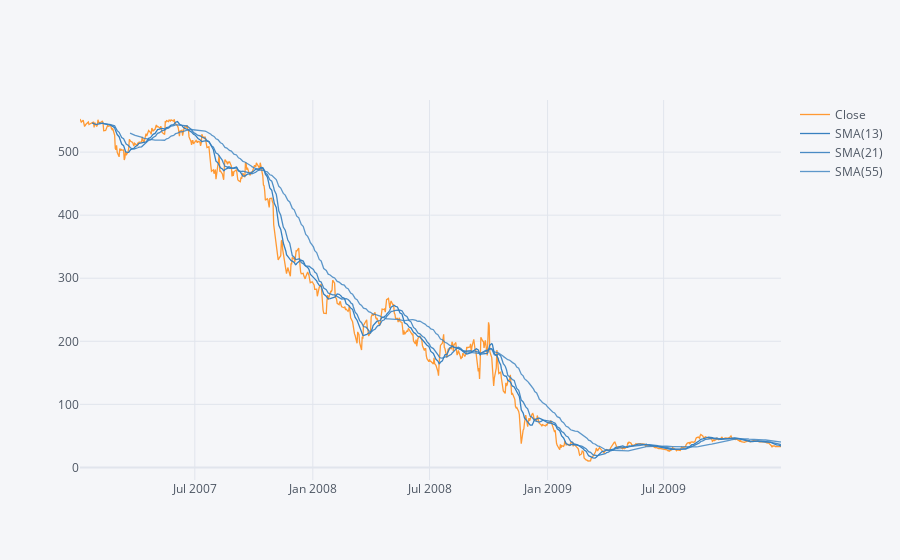

The notebook cell saved with this chart:
### Code cell
# Simple Moving Average of Citi Bank for 2008
C['Close'].loc['2007-01-01':'2010-01-01'].ta_plot(study='sma',
periods=[13,21,55],title='Simple Moving Averages')

### Figure 1 — Plotly figure (JSON) as saved in the notebook; plotly's stock layout.template omitted (floating-point values rounded to 4 significant figures; data arrays with more than 128 entries replaced by an {"elided": "..."} marker saying what was removed)
{"data": [{"line": {"color": "rgba(255, 153, 51, 1.0)", "dash": "solid", "shape": "linear", "width": 1.3}, "mode": "lines", "name": "Close", "text": "", "type": "scatter", "x": {"elided": "756 str values"}, "y": {"elided": "756 float values"}}, {"line": {"color": "rgba(55, 128, 191, 1.0)", "dash": "solid", "shape": "linear", "width": 1.3}, "mode": "lines", "name": "SMA(13)", "text": "", "type": "scatter", "x": {"elided": "756 str values"}, "y": {"elided": "756 mixed values"}}, {"line": {"color": "rgba(55, 128, 191, 0.8999999999999999)", "dash": "solid", "shape": "linear", "width": 1.3}, "mode": "lines", "name": "SMA(21)", "text": "", "type": "scatter", "x": {"elided": "756 str values"}, "y": {"elided": "756 mixed values"}}, {"line": {"color": "rgba(55, 128, 191, 0.7999999999999998)", "dash": "solid", "shape": "linear", "width": 1.3}, "mode": "lines", "name": "SMA(55)", "text": "", "type": "scatter", "x": {"elided": "756 str values"}, "y": {"elided": "756 mixed values"}}], "layout": {"legend": {"bgcolor": "#F5F6F9", "font": {"color": "#4D5663"}}, "paper_bgcolor": "#F5F6F9", "plot_bgcolor": "#F5F6F9", "title": {"font": {"color": "#4D5663"}}, "xaxis": {"gridcolor": "#E1E5ED", "showgrid": true, "tickfont": {"color": "#4D5663"}, "title": {"font": {"color": "#4D5663"}, "text": ""}, "zerolinecolor": "#E1E5ED"}, "yaxis": {"gridcolor": "#E1E5ED", "showgrid": true, "tickfont": {"color": "#4D5663"}, "title": {"font": {"color": "#4D5663"}, "text": ""}, "zerolinecolor": "#E1E5ED"}}}
